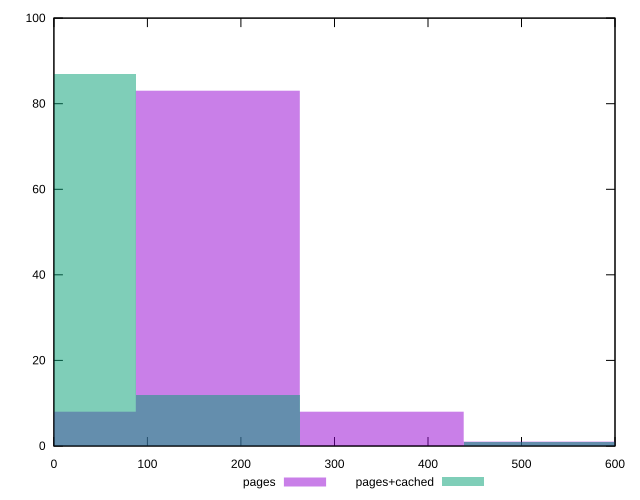

The script that saved this image:
reset
set terminal svg size 640, 500 enhanced background rgb 'white'
set output "report_00007_2020-12-11T15:55:29.892Z/unused-css-rules/comparison/histogram/1_vs_2.svg"

$pages <<EOF
350.5189906172948 8
175.2594953086474 83
0 8
525.7784859259422 1
EOF

$pagesCached <<EOF
525.7784859259422 1
175.2594953086474 12
0 87
EOF

set key outside below
set boxwidth 175.2594953086474
set yrange [0:100]
set style fill transparent solid 0.5 noborder

plot \
  $pages title "pages" with boxes, \
  $pagesCached title "pages+cached" with boxes, \


reset
